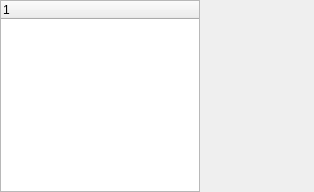
<?xml version="1.0" encoding="UTF-8"?>
<ui version="4.0">
  <class>MDITriggerBlockEdit</class>
  <widget class="QWidget" name="MDITriggerBlockEdit">
    <property name="geometry">
      <rect>
        <x>0</x>
        <y>0</y>
        <width>314</width>
        <height>192</height>
      </rect>
    </property>
    <property name="windowTitle">
      <string>MDITriggerBlockEdit</string>
    </property>
    <widget class="QTreeWidget" name="LV">
      <property name="geometry">
        <rect>
          <x>0</x>
          <y>0</y>
          <width>200</width>
          <height>192</height>
        </rect>
      </property>
      <!-- vcl-align: alLeft → arrange in a Qt layout manager -->
    </widget>
    <widget class="QToolBar" name="Buttons">
      <property name="geometry">
        <rect>
          <x>206</x>
          <y>15</y>
          <width>58</width>
          <height>66</height>
        </rect>
      </property>
      <property name="windowTitle">
        <string>Buttons</string>
      </property>
      <widget class="QWidget" name="tbtAdd">
        <property name="geometry">
          <rect>
            <x>0</x>
            <y>0</y>
            <width>1</width>
            <height>1</height>
          </rect>
        </property>
        <property name="windowTitle">
          <string>Add</string>
        </property>
      </widget>
      <widget class="QWidget" name="tbtEdit">
        <property name="geometry">
          <rect>
            <x>0</x>
            <y>22</y>
            <width>1</width>
            <height>1</height>
          </rect>
        </property>
        <property name="windowTitle">
          <string>Edit</string>
        </property>
      </widget>
      <widget class="QWidget" name="tbtDel">
        <property name="geometry">
          <rect>
            <x>0</x>
            <y>44</y>
            <width>1</width>
            <height>1</height>
          </rect>
        </property>
        <property name="windowTitle">
          <string>Delete</string>
        </property>
      </widget>
    </widget>
    <widget class="QMenu" name="PM">
      <property name="geometry">
        <rect>
          <x>208</x>
          <y>96</y>
          <width>1</width>
          <height>1</height>
        </rect>
      </property>
    </widget>
  </widget>
  <resources/>
  <connections/>
</ui>
